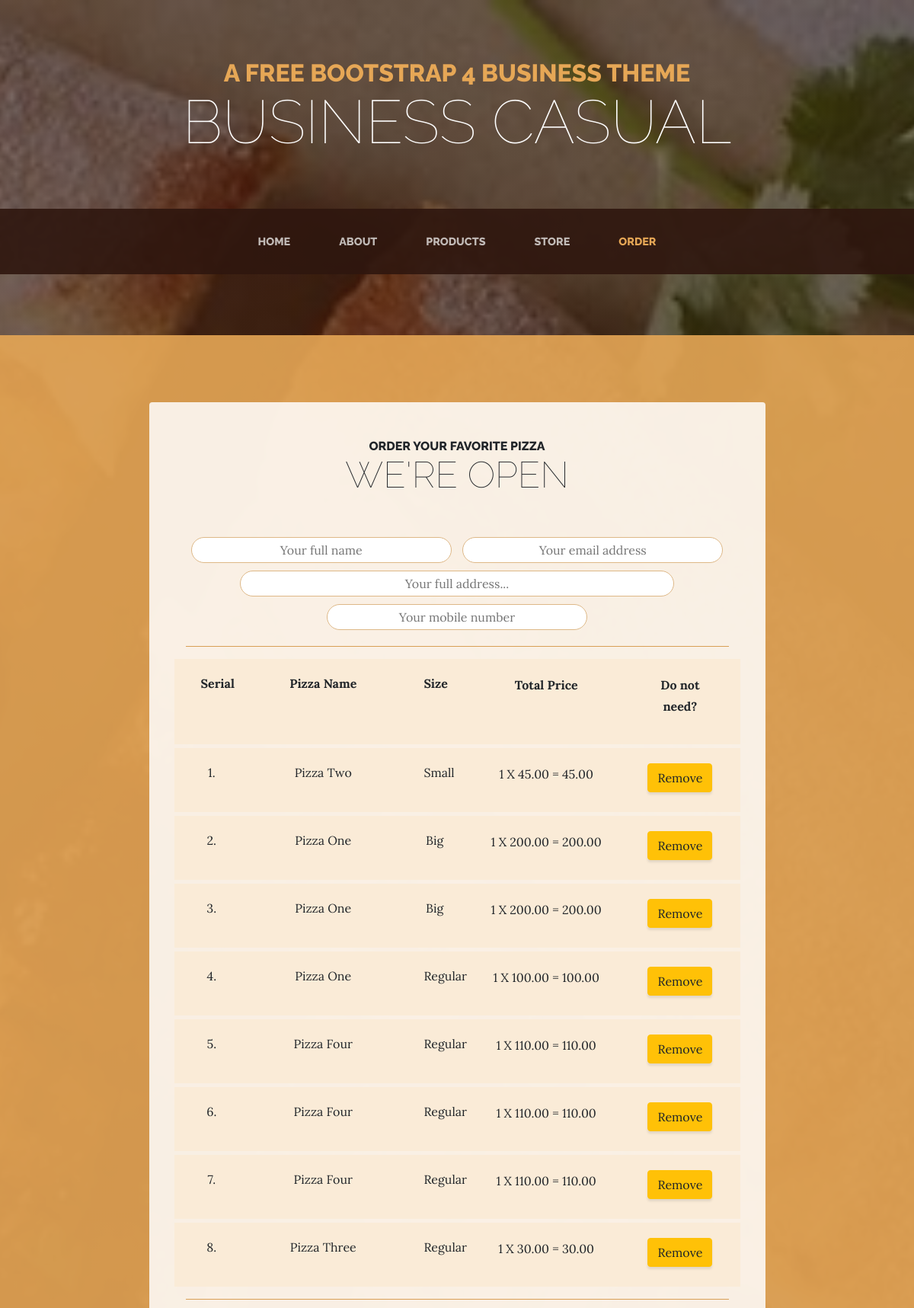
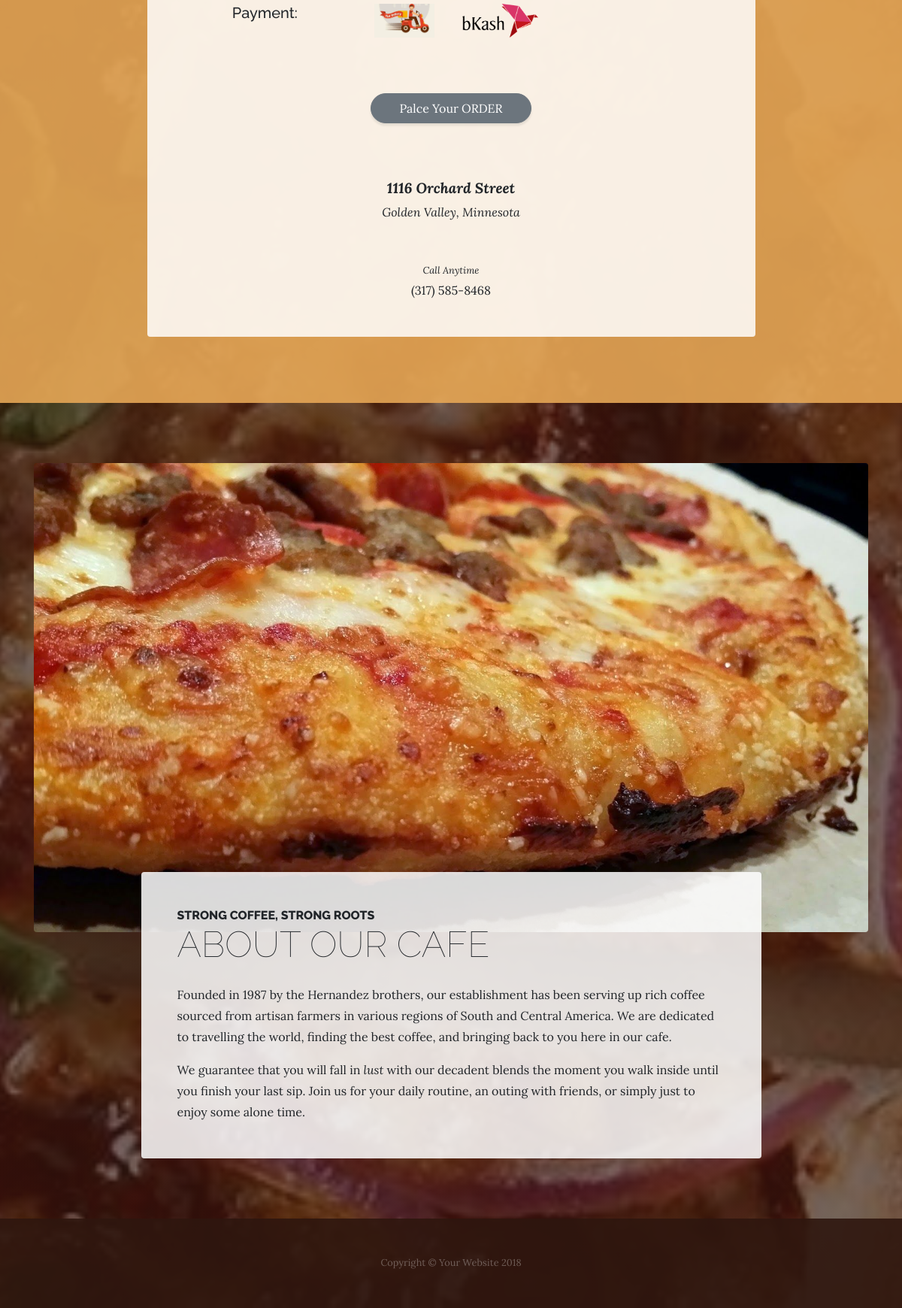
/order, run on the app's committed database (2 pictures, top to bottom).
### pizza_app/models.py (models this page shows, shortened)
class PizzaChoice(models.Model):
    name      = models.CharField(max_length=100)
    size      = models.CharField(max_length=20)
    quantity  = models.IntegerField()
    equation  = models.CharField(max_length=100)
    price     = models.DecimalField(max_digits=6, decimal_places=2)
    client_ip = models.CharField(max_length=20)

### pizza_app/views.py (the view)
# urls.py: path('order', order_page, name="order"),
def order_page(request):
    pizza_chose = PizzaChoice.objects.filter(client_ip=get_client_ip(request))
    context = {
        'pizzaChoses': pizza_chose,
        'order_nav_active': 'active',
    }
    return render(request, "pizza_app/order.html", context)

### pizza_app/views.py (called while the page is built)
def get_client_ip(request):
    x_forwarded_for = request.META.get('HTTP_X_FORWARDED_FOR')
    if x_forwarded_for:
        ip = x_forwarded_for.split(',')[-1].strip()
    else:
        ip = request.META.get('REMOTE_ADDR')
    return ip

### pizza_app/templates/pizza_app/order.html (shortened to what this page needs)
{% extends 'pizza_app/base.html' %}
{% load static %}
{% block customCSS %}
    <link href="{% static 'pizza_app/css/order.css' %}" rel="stylesheet">
{% endblock %}
{% block content %}
   <section class="page-section cta">
      <div class="container">
        <div class="row">
          <div class="col-xl-9 mx-auto">
            <div class="cta-inner text-center rounded">
              <h2 class="section-heading mb-5">
                <span class="section-heading-upper">Order your favorite pizza</span>
                <span class="section-heading-lower">We're Open</span>
              </h2>
              <form action="" method="post">
                <input type="text" placeholder="Your full name" name="name" required>
                <input type="email" placeholder="Your email address" name="email" required>
                <input type="text" placeholder="Your full address..." style="width:80%;" name="address" required>
                <input type="tel" placeholder="Your mobile number" name="mobileNumber" required>
                <hr style="border-color:#d99f55;">
                <div class="row cart">
                  <div class="col-md-1 font-weight-bold">Serial</div>
                  <div class="col-md-4 font-weight-bold">Pizza Name</div>
                  <div class="col-md-1 font-weight-bold">Size</div>
                  <div class="col-md-4 font-weight-bold"><p>Total Price</p></div>
                  <div class="col-md-2 font-weight-bold"><p>Do not need?</p></div>
                </div>
                <div class="pizzaItems">
                {% for pizza in pizzaChoses %}
                <form data-url="{% url 'remove' %}" class="my-ajax-form" method="POST">
                <div class="row cart">
                  <div class="col-md-1">{{forloop.counter}}.</div>
                  <div class="col-md-4">{{pizza.name|title}}</div>
                  <div class="col-md-1">{{pizza.size|title}}</div>
                  <div class="col-md-4"><p>{{pizza.equation}}</p></div>
                  <div class="col-md-2">
                    <button type="submit" id="buyOne_buyPizza01" class="btn btn-warning">Remove</button>
                  </div>
                </div>
                </form>
                {% endfor %}
                </div>
                <hr style="border-color:#d99f55;">
                <div class="row mb-1">
                  <div class="col-md-4">
                    <h5>Payment:</h5>
                  </div>
                  <div class="col-md-2">
                    <img src="{% static 'pizza_app/img/cash_on_delivary.jpg' %}" class="payment-img">
                  </div>
                  <div class="col-md-2">
                    <img src="{% static 'pizza_app/img/bkash.png' %}" class="payment-img">
                  </div>
                  <div class="col-md-2">
                  </div>
                  <div class="col-md-2">
                  </div>
                </div>
                <button type="button" class="btn btn-secondary cart-submit" onclick="">Palce Your ORDER</button>
                </form>
              <p class="address mb-5">
                <em>
                  <strong>1116 Orchard Street</strong>
                  <br>
                  Golden Valley, Minnesota
                </em>
              </p>
              <p class="mb-0">
                <small>
                  <em>Call Anytime</em>
                </small>
                <br>
                (317) 585-8468
              </p>
            </div>
          </div>
        </div>
      </div>
    </section>
    <section class="page-section about-heading">
      <div class="container">
        <img class="img-fluid rounded about-heading-img mb-3 mb-lg-0" src="{% static 'pizza_app/img/order.jpg' %}" alt="">
        <div class="about-heading-content">
          <div class="row">
            <div class="col-xl-9 col-lg-10 mx-auto">
              <div class="bg-faded rounded p-5">
                <h2 class="section-heading mb-4">
                  <span class="section-heading-upper">Strong Coffee, Strong Roots</span>
                  <span class="section-heading-lower">About Our Cafe</span>
                </h2>
                <p>Founded in 1987 by the Hernandez brothers, our establishment has been serving up rich coffee sourced from artisan farmers in various regions of South and Central America. We are dedicated to travelling the world, finding the best coffee, and bringing back to you here in our cafe.</p>
                <p class="mb-0">We guarantee that you will fall in
                  <em>lust</em>
                  with our decadent blends the moment you walk inside until you finish your last sip. Join us for your daily routine, an outing with friends, or simply just to enjoy some alone time.</p>
              </div>
            </div>
          </div>
        </div>
      </div>
    </section>
{% endblock %}

### pizza_app/templates/pizza_app/base.html (shortened to what this page needs)
{% load static %}
<!DOCTYPE html>
<html lang="en">
  <head>
    <link href="{% static 'pizza_app/vendor/bootstrap/css/bootstrap.min.css' %}" rel="stylesheet">
    <link href="{% static 'pizza_app/css/business-casual.min.css' %}" rel="stylesheet">
    {% block customCSS %}{% endblock %}
  </head>
  <body>
    <h1 class="site-heading text-center text-white d-none d-lg-block">
      <span class="site-heading-upper text-primary mb-3">A Free Bootstrap 4 Business Theme</span>
      <span class="site-heading-lower">Business Casual</span>
    </h1>
    <nav class="navbar navbar-expand-lg navbar-dark py-lg-4" id="mainNav">
      <div class="container">
        <div class="collapse navbar-collapse" id="navbarResponsive">
          <ul class="navbar-nav mx-auto">
            <li class="nav-item {{index_nav_active}} px-lg-4">
              <a class="nav-link text-uppercase text-expanded" href="{% url 'index' %}">Home</a>
            </li>
            <li class="nav-item {{about_nav_active}} px-lg-4">
              <a class="nav-link text-uppercase text-expanded" href="{% url 'about' %}">About</a>
            </li>
            <li class="nav-item {{product_nav_active}} px-lg-4">
              <a class="nav-link text-uppercase text-expanded" href="{% url 'product' %}">Products</a>
            </li>
            <li class="nav-item {{store_nav_active}} px-lg-4">
              <a class="nav-link text-uppercase text-expanded" href="{% url 'store' %}">Store</a>
            </li>
            <li class="nav-item {{order_nav_active}} px-lg-4">
              <a class="nav-link text-uppercase text-expanded" href="{% url 'order' %}">Order
              </a>
            </li>
          </ul>
        </div>
      </div>
    </nav>
    {% block content %}{% endblock %}
    <footer class="footer text-faded text-center py-5">
      <div class="container">
        <p class="m-0 small">Copyright &copy; Your Website 2018</p>
      </div>
    </footer>
  </body>
</html>

### pizza_app/static/pizza_app/css/order.css (style rules this page uses)
input { min-width: 48%; padding: 4px 15px; margin: 5px; border-radius: 5em; outline: none; border: 1px solid burlywood; text-align: center; }
.cart { background: antiquewhite; padding: 20px; margin-bottom: 5px; }
.cart-submit { min-width: 30%; padding: 7px 25px; margin: 20px; margin-bottom: 70px; border-radius: 5em; outline: none; text-align: center; }
.payment-img { height: 45px; margin-bottom: 50px; cursor: pointer; }

### data on the page
PizzaChoice: name "Pizza Two", size "Small", equation "1 X 45.00 = 45.00"
PizzaChoice: name "Pizza One", size "Big", equation "1 X 200.00 = 200.00"
PizzaChoice: name "Pizza One", size "Big", equation "1 X 200.00 = 200.00"
PizzaChoice: name "Pizza One", size "Regular", equation "1 X 100.00 = 100.00"
PizzaChoice: name "Pizza Four", size "Regular", equation "1 X 110.00 = 110.00"
PizzaChoice: name "Pizza Four", size "Regular", equation "1 X 110.00 = 110.00"
PizzaChoice: name "Pizza Four", size "Regular", equation "1 X 110.00 = 110.00"
PizzaChoice: name "Pizza Three", size "Regular", equation "1 X 30.00 = 30.00"
